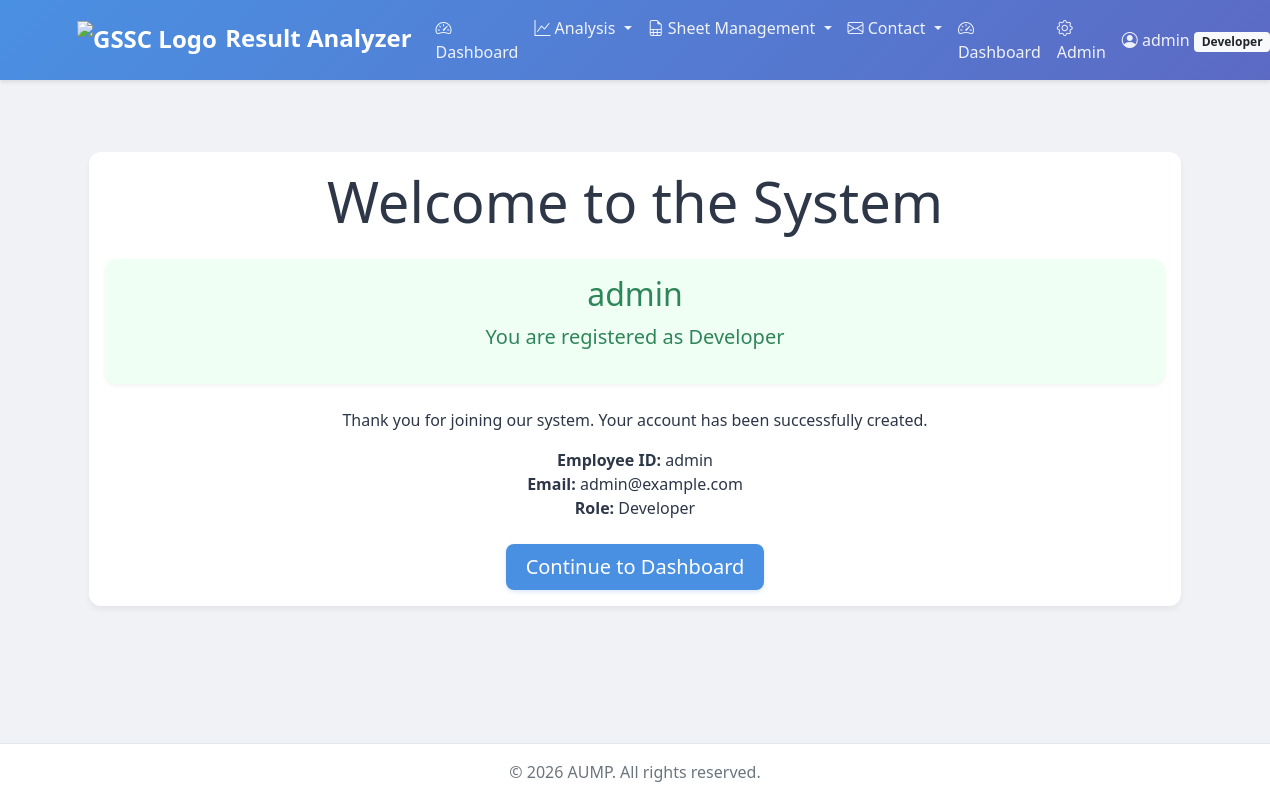
Page /welcome/ (signed in) on the committed database.
### users/models.py (models this page shows, shortened)
class CustomUser(AbstractUser):
    ROLE_CHOICES = [
        ('SUPERADMIN', 'Developer'),
        ('HOI', 'Head of Institution'),
        ('ADMIN', 'Department Admin'),
        ('MENTOR', 'Mentor'),
    ]
    groups = models.ManyToManyField(
        'auth.Group',
        verbose_name='groups',
        blank=True,
        help_text='The groups this user belongs to.',
        related_name='custom_user_set',
        related_query_name='custom_user'
    )
    user_permissions = models.ManyToManyField(
        'auth.Permission',
        verbose_name='user permissions',
        blank=True,
        help_text='Specific permissions for this user.',
        related_name='custom_user_set',
        related_query_name='custom_user'
    )
    employee_id = models.CharField(max_length=20, unique=True)
    role = models.CharField(max_length=10, choices=ROLE_CHOICES, default='MENTOR')
    school = models.ForeignKey(School, on_delete=models.SET_NULL, null=True, blank=False)
    department = models.ForeignKey(Department, on_delete=models.SET_NULL, null=True, blank=True)
    created_at = models.DateTimeField(auto_now_add=True)
    updated_at = models.DateTimeField(auto_now=True)
    objects = CustomUserManager()
    USERNAME_FIELD = 'employee_id'
    REQUIRED_FIELDS = ['email']
    class Meta:
        verbose_name = 'User'
        verbose_name_plural = 'Users'

### users/views.py (the view)
# urls.py: path('welcome/', views.welcome_view, name='welcome'),
@login_required
def welcome_view(request):
    context = {
        'user': request.user,
        'role': request.user.get_role_display(),
        'school': request.user.school.name if request.user.school else None,
        'department': request.user.department.name if request.user.department else None
    }
    return render(request, 'users/welcome.html', context)

### users/templates/users/welcome.html (shortened to what this page needs)
{% extends 'users/base.html' %}
{% block content %}
<div class="container py-5">
    <div class="card">
        <div class="card-body text-center">
            <h1 class="display-4 mb-4">Welcome to the System</h1>
            <div class="alert alert-success">
                <h2>{{ user.get_full_name|default:user.employee_id }}</h2>
                <p class="lead">You are registered as {{ user.get_role_display }}</p>
            </div>
            <div class="mt-4">
                <p>Thank you for joining our system. Your account has been successfully created.</p>
                <ul class="list-unstyled">
                    <li><strong>Employee ID:</strong> {{ user.employee_id }}</li>
                    <li><strong>Email:</strong> {{ user.email }}</li>
                    <li><strong>Role:</strong> {{ user.get_role_display }}</li>
                </ul>
            </div>
            <div class="mt-4">
                <a href="{% url 'dashboard' %}" class="btn btn-primary btn-lg">Continue to Dashboard</a>
            </div>
        </div>
    </div>
</div>
{% endblock %}

### users/templates/users/base.html (shortened to what this page needs)
<!DOCTYPE html>
<html lang="en">
<head>
    <link href="https://cdn.jsdelivr.net/npm/bootstrap@5.1.3/dist/css/bootstrap.min.css" rel="stylesheet">
    <link href="https://cdn.jsdelivr.net/npm/bootstrap-icons@1.7.2/font/bootstrap-icons.css" rel="stylesheet">
     <link href='https://unpkg.com/boxicons@2.1.4/css/boxicons.min.css' rel='stylesheet'>
         {% load static %}
</head>
<body>
    <nav class="navbar navbar-expand-lg navbar-dark bg-primary">
        <div class="container">
            <a class="navbar-brand" href="{% url 'users:home' %}">
                <img src="https://brandlogovector.com/wp-content/uploads/2022/06/Amity-University-Logo.png" alt="GSSC Logo" width="142" height="40" class="d-inline-block align-text-top">
                Result Analyzer</a>
            <div class="collapse navbar-collapse" id="navbarNav">
                <ul class="navbar-nav me-auto mb-2 mb-lg-0">
                    {% if user.is_authenticated %}
                        <li class="nav-item">
                            <a class="nav-link" href="{% url 'users:dashboard' %}">
                                <i class="bi bi-speedometer2"></i> Dashboard
                            </a>
                        </li>
                        <li class="nav-item dropdown">
                            <a class="nav-link dropdown-toggle" href="#" id="analysisDropdown" role="button" data-bs-toggle="dropdown">
                                <i class="bi bi-graph-up"></i> Analysis
                            </a>
                        </li>
                        {% if user.is_superuser or user.role == 'ADMIN' %}
                        <li class="nav-item dropdown">
                            <a class="nav-link dropdown-toggle" href="#" id="managementDropdown" role="button" data-bs-toggle="dropdown">
                                <i class="bi bi-file-earmark-spreadsheet"></i> Sheet Management
                            </a>
                        </li>
                        {% endif %}
                        <li class="nav-item dropdown">
                            <a class="nav-link dropdown-toggle" href="#" id="contactDropdown" role="button" data-bs-toggle="dropdown">
                                <i class="bi bi-envelope"></i> Contact
                            </a>
                        </li>
                        <li class="nav-item">
                            <a class="nav-link" href="{% url 'users:dashboard' %}">
                                <i class="bi bi-speedometer2"></i> Dashboard
                            </a>
                        </li>
                        {% if user.is_superuser or user.role == 'SUPERADMIN' %}
                        <li class="nav-item">
                            <a class="nav-link" href="{% url 'admin:index' %}">
                                <i class="bi bi-gear"></i> Admin
                            </a>
                        </li>
                        {% endif %}
                    {% endif %}
                </ul>
                <ul class="navbar-nav ms-auto">
                    {% if user.is_authenticated %}
                    <li class="nav-item dropdown">
                        <a class="nav-link dropdown-toggle" href="#" id="navbarDropdown" role="button"
                           data-bs-toggle="dropdown" aria-expanded="false">
                            <i class="bi bi-person-circle"></i>
                            {{ user.get_full_name|default:user.username }}
                            {% if user.role %}
                            <span class="badge bg-light text-dark">{{ user.get_role_display }}</span>
                            {% endif %}
                        </a>
                    </li>
                    {% endif %}
                </ul>
            </div>
        </div>
    </nav>
    <main class="py-4">
        <div class="container">
            {% block content %}{% endblock %}
        </div>
    </main>
    <footer class="footer mt-auto py-3">
        <div class="container text-center">
            <span class="text-muted">© {% now "Y" %} AUMP. All rights reserved.</span>
        </div>
    </footer>
</body>
</html>

### users/templates/users/base.html (style rules this page uses)
:root { --primary-color: #4a90e2; --secondary-color: #5c6ac4; --success-color: #47d185; --warning-color: #ffd93d; --danger-color: #ff6b6b; --light-color: #f8f9fa; --dark-color: #2d3748; }
body { background-color: #f0f2f5; min-height: 100vh; display: flex; flex-direction: column; color: var(--dark-color); }
.navbar { background: linear-gradient(135deg, var(--primary-color), var(--secondary-color)); box-shadow: 0 2px 4px rgba(0,0,0,0.1); }
.navbar-brand { font-weight: 700; color: white !important; font-size: 1.5rem; }
.nav-link { color: rgba(255,255,255,0.9) !important; font-weight: 500; transition: all 0.3s ease; }
.card { border: none; border-radius: 12px; box-shadow: 0 4px 6px rgba(0,0,0,0.05); transition: all 0.3s ease; background: white; margin-bottom: 1.5rem; }
.btn { padding: 0.5rem 1.25rem; font-weight: 500; border-radius: 8px; transition: all 0.3s ease; }
.btn-primary { background: var(--primary-color); border: none; box-shadow: 0 2px 4px rgba(74, 144, 226, 0.2); }
.alert { border-radius: 12px; border: none; padding: 1rem 1.25rem; margin-bottom: 1.5rem; box-shadow: 0 2px 4px rgba(0,0,0,0.05); }
.alert-success { background-color: #f0fff4; color: #2f855a; }
footer { margin-top: auto; background-color: white; padding: 1.5rem 0; border-top: 1px solid #e2e8f0; color: #4a5568; }

### rows in the picture
CustomUser: get_full_name "admin", role "Developer", employee_id "admin", email "admin@example.com"
